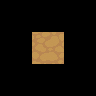

Rendered tile map (Tiled .tmx) drawn with the repository's tilesets; below, a short description and the map source with its tile grids summarised:
An orthogonal 3x3 tile map with 32x32 px tiles, 17 tile layers (Input_set, Output0_Dirt, Output1_Dirt, Output2_Dirt, ...), 1 hidden layer not drawn, 2 tilesets.

<map version="1.0" orientation="orthogonal" width="3" height="3" tilewidth="32" tileheight="32">
 <tileset firstgid="1" name="ruleset" tilewidth="32" tileheight="32">
  <image source="ruleset.png" trans="ff00ff" width="256" height="64" />
 </tileset>
 <tileset firstgid="17" name="dirt" tilewidth="32" tileheight="32">
  <image source="../tiles/dirt.png" trans="ff00ff" width="96" height="192" />
 </tileset>
 <layer name="Regions" width="3" height="3" visible="0">
  <data>[9 cells, 1 non-empty, 1 distinct tile ids]</data>
 </layer>
 <layer name="Input_set" width="3" height="3">
  <data>[9 cells, 1 non-empty, 1 distinct tile ids]</data>
 </layer>
 <layer name="Output0_Dirt" width="3" height="3">
  <data>[9 cells, 1 non-empty, 1 distinct tile ids]</data>
 </layer>
 <layer name="Output1_Dirt" width="3" height="3">
  <data>[9 cells, 1 non-empty, 1 distinct tile ids]</data>
 </layer>
 <layer name="Output2_Dirt" width="3" height="3">
  <data>[9 cells, 1 non-empty, 1 distinct tile ids]</data>
 </layer>
 <layer name="Output3_Dirt" width="3" height="3">
  <data>[9 cells, 1 non-empty, 1 distinct tile ids]</data>
 </layer>
 <layer name="Output4_Dirt" width="3" height="3">
  <data>[9 cells, 1 non-empty, 1 distinct tile ids]</data>
 </layer>
 <layer name="Output5_Dirt" width="3" height="3">
  <data>[9 cells, 1 non-empty, 1 distinct tile ids]</data>
 </layer>
 <layer name="Output6_Dirt" width="3" height="3">
  <data>[9 cells, 1 non-empty, 1 distinct tile ids]</data>
 </layer>
 <layer name="Output7_Dirt" width="3" height="3">
  <data>[9 cells, 1 non-empty, 1 distinct tile ids]</data>
 </layer>
 <layer name="Output8_Dirt" width="3" height="3">
  <data>[9 cells, 1 non-empty, 1 distinct tile ids]</data>
 </layer>
 <layer name="Output9_Dirt" width="3" height="3">
  <data>[9 cells, 1 non-empty, 1 distinct tile ids]</data>
 </layer>
 <layer name="Output10_Dirt" width="3" height="3">
  <data>[9 cells, 1 non-empty, 1 distinct tile ids]</data>
 </layer>
 <layer name="Output11_Dirt" width="3" height="3">
  <data>[9 cells, 1 non-empty, 1 distinct tile ids]</data>
 </layer>
 <layer name="Output12_Dirt" width="3" height="3">
  <data>[9 cells, 1 non-empty, 1 distinct tile ids]</data>
 </layer>
 <layer name="Output13_Dirt" width="3" height="3">
  <data>[9 cells, 1 non-empty, 1 distinct tile ids]</data>
 </layer>
 <layer name="Output14_Dirt" width="3" height="3">
  <data>[9 cells, 1 non-empty, 1 distinct tile ids]</data>
 </layer>
 <layer name="Output15_Dirt" width="3" height="3">
  <data>[9 cells, 1 non-empty, 1 distinct tile ids]</data>
 </layer>
</map>
